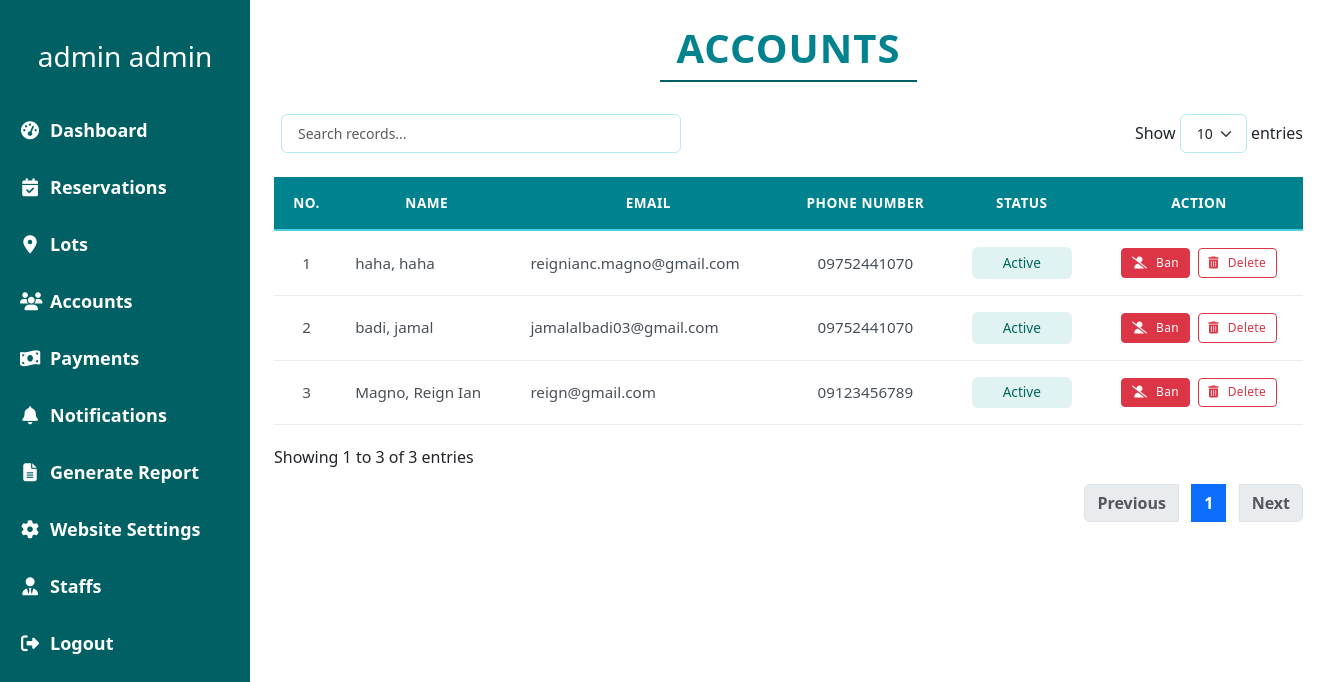
/admin/accounts.php (signed in), run on an earlier commit of the app's database.
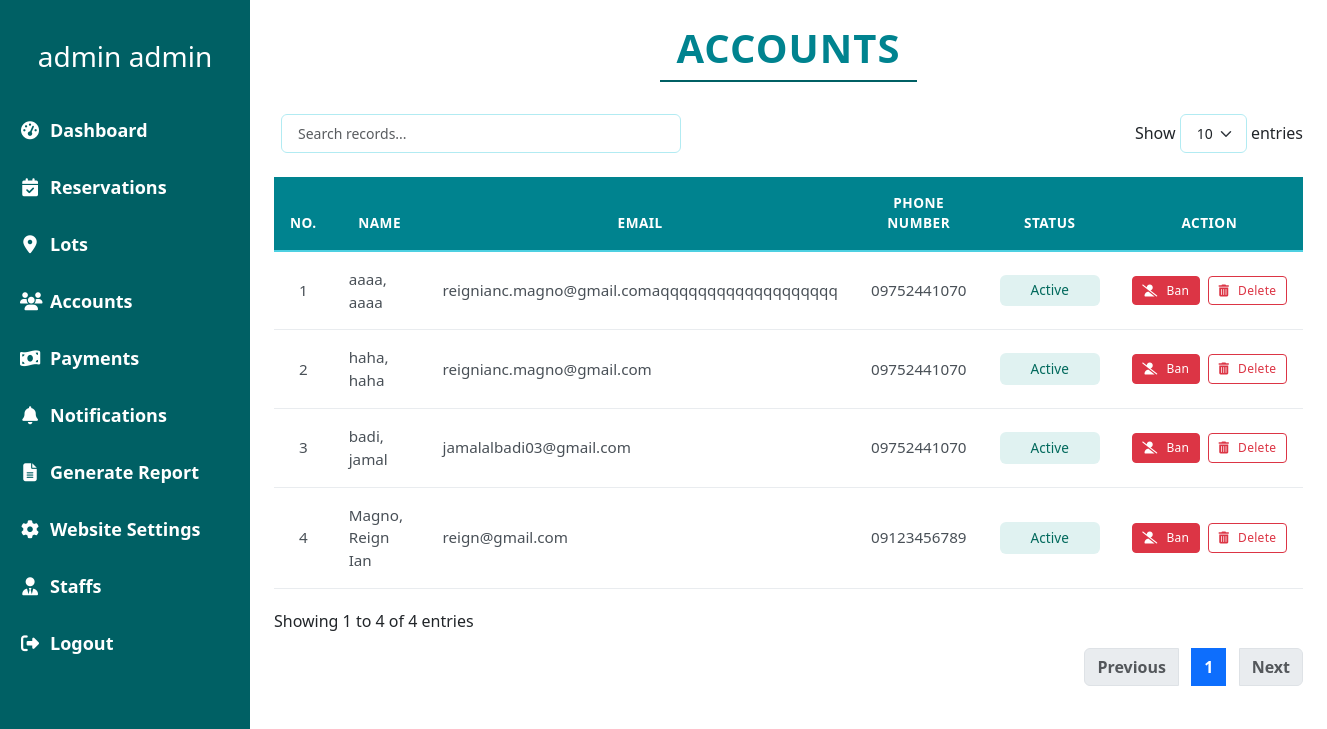
And on a later commit of the database.
### tables this page shows
CREATE TABLE `account` (
  `account_id` int(11) NOT NULL,
  `username` varchar(255) NOT NULL,
  `password` varchar(255) NOT NULL,
  `first_name` varchar(255) NOT NULL,
  `middle_name` varchar(250) NOT NULL,
  `last_name` varchar(255) NOT NULL,
  `email` varchar(255) DEFAULT NULL,
  `phone_number` varchar(20) NOT NULL,
  `created_at` timestamp NOT NULL DEFAULT current_timestamp(),
  `is_customer` tinyint(1) NOT NULL DEFAULT 0,
  `is_staff` tinyint(1) NOT NULL DEFAULT 0,
  `is_admin` tinyint(1) NOT NULL DEFAULT 0,
  `is_banned` tinyint(1) DEFAULT 0,
  `is_deleted` tinyint(1) NOT NULL DEFAULT 0,
  `reset_token` varchar(64) DEFAULT NULL,
  `reset_token_expiry` datetime DEFAULT NULL
);

### admin/accounts/accounts.class.php (called while the page is built, shortened)
<?php
require_once __DIR__ . '/../../database.php';
class Accounts_class {
    protected $db;
    function __construct(){
        $this->db = new Database();
    }
    function showALL_account(){
        $sql = "SELECT *, CASE WHEN is_banned = 1 THEN 'Banned' ELSE 'Active' END as status FROM account WHERE (is_customer = 1 AND is_admin = 0 AND is_deleted = 0) ORDER BY created_at DESC;";
        $query = $this->db->connect()->prepare($sql);
        $data = null;
        if($query->execute()){
            $data = $query->fetchAll();
        }
        return $data;
    }
}

### database.php (called while the page is built)
<?php
class Database{
    private $host = 'localhost';
    private $username = 'root';
    private $password = '';
    private $dbname = 'burial_db';
    protected $connection;
    function connect(){
        try {
            if($this->connection === null){
                $dsn = "mysql:host=$this->host;dbname=$this->dbname";
                $this->connection = new PDO($dsn, $this->username, $this->password, [
                    PDO::ATTR_ERRMODE => PDO::ERRMODE_EXCEPTION,
                    PDO::ATTR_DEFAULT_FETCH_MODE => PDO::FETCH_ASSOC,
                    PDO::ATTR_EMULATE_PREPARES => false
                ]);
            }
            return $this->connection;
        } catch (PDOException $e) {
            error_log("Database Connection Error: " . $e->getMessage());
            throw new Exception("Database connection failed: " . $e->getMessage());
        }
    }
}

### admin/accounts.php (the view, shortened to what this page needs)
<?php
    require_once (__DIR__ . '/accounts/accounts.class.php');
    $burialObj = new Accounts_class();
    $cusarray = $burialObj->showALL_account();
    include(__DIR__ . '/nav/navigation.php');
?>
<link rel="stylesheet" type="text/css" href="https://cdn.datatables.net/1.13.7/css/dataTables.bootstrap5.min.css">
<div class="container-fluid px-4 py-4">
    <section id="accounts">
        <div class="text-center mb-4">
            <h1 class="display-5 fw-bold text-uppercase" style="color: #006064;">ACCOUNTS</h1>
            <div class="border-bottom border-2 w-25 mx-auto" style="border-color: #006064 !important;"></div>
        </div>
        <div class="card">
            <div class="card-body">
                <table id="accountsTable" class="table table-hover">
                    <thead>
                        <tr>
                            <th>No.</th>
                            <th>Name</th>
                            <th>Email</th>
                            <th>Phone Number</th>
                            <th>Status</th>
                            <th>Action</th>
                        </tr>
                    </thead>
                    <tbody>
                        <?php
                            $i = 1;
                            foreach ($cusarray as $cusarr){
                        ?>
                        <tr>
                            <td class="text-center"><?= $i ?></td>
                            <td><?= $cusarr['last_name'] ?>, <?= $cusarr['first_name'] ?></td>
                            <td><?= $cusarr['email'] ?></td>
                            <td class="text-center"><?= $cusarr['phone_number'] ?></td>
                            <td class="text-center">
                                <span class="status-badge <?= strtolower($cusarr['status']) ?>">
                                    <?= $cusarr['status'] ?>
                                </span>
                            </td>
                            <td class="text-center">
                                <div class="d-flex gap-2 justify-content-center">
                                    <button type="button"
                                            onclick="askReason('ban', <?= $cusarr['account_id'] ?>, '<?= $cusarr['status'] == 'Banned' ? 'unban' : 'ban' ?>')"
                                            class="btn btn-sm <?= $cusarr['status'] == 'Banned' ? 'btn-success' : 'btn-danger' ?> d-flex align-items-center">
                                        <i class="fas <?= $cusarr['status'] == 'Banned' ? 'fa-user-check' : 'fa-user-slash' ?> me-1"></i>
                                        <?= $cusarr['status'] == 'Banned' ? 'Unban' : 'Ban' ?>
                                    </button>
                                    <?php if($_SESSION['account']['is_admin']): ?>
                                    <button type="button"
                                            onclick="askReason('delete', <?= $cusarr['account_id'] ?>)"
                                            class="btn btn-sm btn-outline-danger d-flex align-items-center">
                                        <i class="fas fa-trash-alt me-1"></i>
                                        Delete
                                    </button>
                                    <?php endif; ?>
                                </div>
                            </td>
                        </tr>
                        <?php
                                $i++;
                            }
                        ?>
                    </tbody>
                </table>
            </div>
        </div>
    </section>
</div>
</body>
</html>

What changed in the data, as far as the page shows it:
added account: last_name "aaaa", first_name "aaaa", email "reignianc.magno@gmail.comaqqqqqqqqqqqqqqqqqqq", phone_number "09752441070", status "Active"
Also different on the page:
text written by a page script: "Show entries Showing 1 to 3 of 3 entries Previous 1 Next" → "Show entries Showing 1 to 4 of 4 entries Previous 1 Next"
